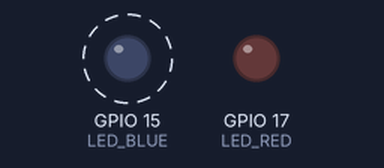
The program below on a simulated ESP32-S3. Parts: output pins drawn as LEDs (lit = HIGH). Dashed ring = blinking.

Above: at 0.2 s.
At 2.2 s:
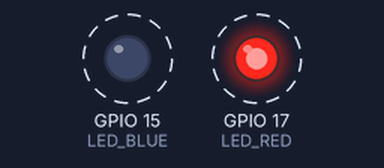
Timing chart, 0 to 3.0 s (numbered marks = the images above):
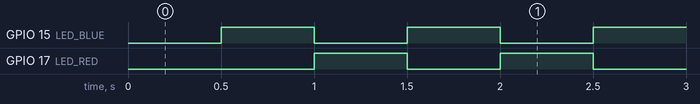

The program:

main.cpp
```cpp
#include <Arduino.h>

#define LED_BLUE 15
#define LED_RED 17

void setup() {
  pinMode(LED_BLUE, OUTPUT);
  pinMode(LED_RED, OUTPUT);
}

void loop() {
  delay(500);
  digitalWrite(LED_RED, LOW);
  digitalWrite(LED_BLUE, HIGH);
  delay(500);
  digitalWrite(LED_RED, HIGH);
  digitalWrite(LED_BLUE, LOW);
}
```

Measured:
- by itself, GPIO 15 (LED_BLUE), GPIO 17 (LED_RED): alternates HIGH for 0.50 s and LOW for 0.50 s
